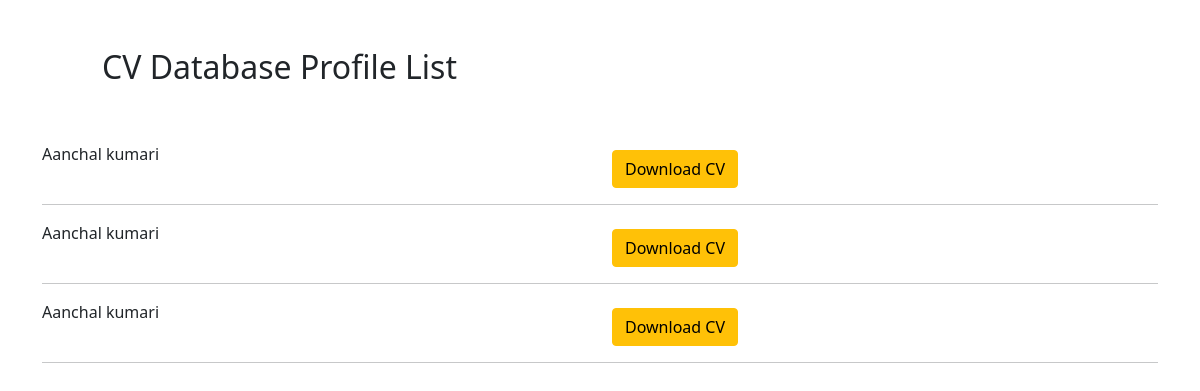
The page /list/ on the database as committed earlier.
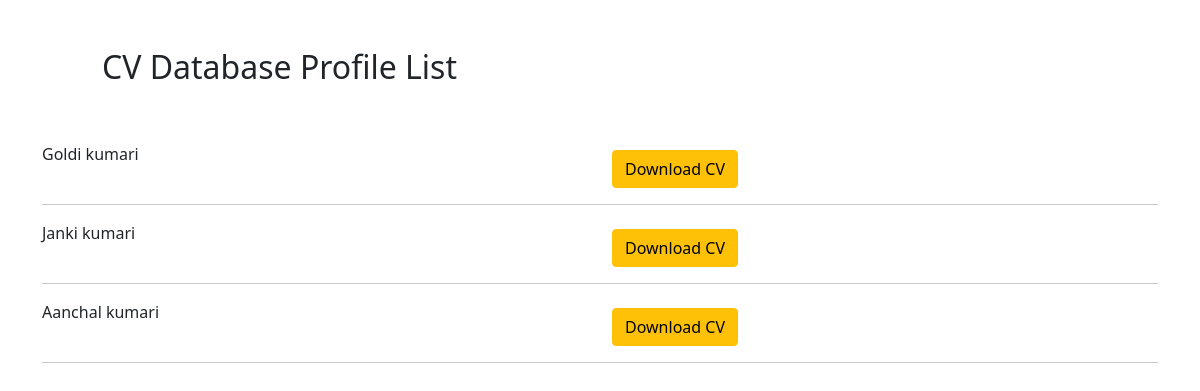
The same page on the database as committed later.
### pdf/models.py (models this page shows, shortened)
class Profile(models.Model):
    name = models.CharField(max_length=200)
    email = models.CharField(max_length=200)
    phone = models.CharField(max_length=200)
    summary = models.TextField(max_length=2000)
    school = models.CharField(max_length=200)
    university = models.CharField(max_length=200)
    degree = models.CharField(max_length=200)
    previous_work = models.TextField(max_length=1000)
    skills = models.TextField(max_length=1000)

### pdf/views.py (the view)
# urls.py: path("list/",views.list,name="list"),
def list(request):
    profiles = Profile.objects.all()
    return render(request,"pdf/list.html",{'profiles':profiles})

### pdf/templates/pdf/list.html (shortened to what this page needs)
<!DOCTYPE html>
<html lang="en">
<head>
    <link href="https://cdn.jsdelivr.net/npm/bootstrap@5.0.2/dist/css/bootstrap.min.css" rel="stylesheet"
>
</head>
<body>
    <div class="container">
        <div class="row m-5">
            <div class="col-md-12">
                <h2>CV Database Profile List</h2>
            </div>
        </div>
        {% for profile in profiles %}
        <div class="row">
            <div class="col-md-6">
                {{profile.name}}
            </div>
            <div class="col-md-6">
                <a href="/{{profile.id}}" class="btn btn-warning mt-2">Download CV</a>
            </div>
        </div>
         <hr>
        {% endfor %}
    </div>
</body>
</html>

Rows that differ between the two databases and show on the page:
changed Profile: name "Aanchal kumari" → "Goldi kumari"
changed Profile: name "Aanchal kumari" → "Janki kumari"
